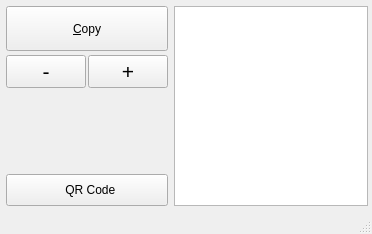
<?xml version="1.0" encoding="UTF-8"?>
<ui version="4.0">
 <class>MainWindow</class>
 <widget class="QMainWindow" name="MainWindow">
  <property name="geometry">
   <rect>
    <x>0</x>
    <y>0</y>
    <width>372</width>
    <height>234</height>
   </rect>
  </property>
  <property name="windowTitle">
   <string>Phoney Dictate</string>
  </property>
  <widget class="QWidget" name="centralwidget">
   <layout class="QVBoxLayout" name="verticalLayout_2">
    <property name="leftMargin">
     <number>6</number>
    </property>
    <property name="topMargin">
     <number>6</number>
    </property>
    <property name="rightMargin">
     <number>4</number>
    </property>
    <property name="bottomMargin">
     <number>6</number>
    </property>
    <item>
     <layout class="QHBoxLayout" name="horizontalLayout" stretch="1,5">
      <item>
       <layout class="QVBoxLayout" name="verticalLayout">
        <property name="spacing">
         <number>4</number>
        </property>
        <item>
         <widget class="QPushButton" name="b_copy">
          <property name="minimumSize">
           <size>
            <width>0</width>
            <height>45</height>
           </size>
          </property>
          <property name="toolTip">
           <string>Copy all text to the clipboard</string>
          </property>
          <property name="text">
           <string>&amp;Copy</string>
          </property>
          <property name="icon">
           <iconset theme="gtk-copy">
            <normaloff>.</normaloff>.</iconset>
          </property>
          <property name="iconSize">
           <size>
            <width>24</width>
            <height>24</height>
           </size>
          </property>
          <property name="flat">
           <bool>false</bool>
          </property>
         </widget>
        </item>
        <item>
         <layout class="QHBoxLayout" name="horizontalLayout_2">
          <property name="spacing">
           <number>2</number>
          </property>
          <item>
           <widget class="QPushButton" name="b_smaller">
            <property name="font">
             <font>
              <pointsize>16</pointsize>
             </font>
            </property>
            <property name="toolTip">
             <string>Make font size smaller</string>
            </property>
            <property name="text">
             <string>-</string>
            </property>
            <property name="icon">
             <iconset theme="font-x-generic"/>
            </property>
            <property name="iconSize">
             <size>
              <width>12</width>
              <height>12</height>
             </size>
            </property>
            <property name="flat">
             <bool>false</bool>
            </property>
           </widget>
          </item>
          <item>
           <widget class="QPushButton" name="b_larger">
            <property name="font">
             <font>
              <pointsize>16</pointsize>
              <weight>50</weight>
              <bold>false</bold>
             </font>
            </property>
            <property name="toolTip">
             <string>Make font size larger</string>
            </property>
            <property name="text">
             <string>+</string>
            </property>
            <property name="icon">
             <iconset theme="font-x-generic"/>
            </property>
            <property name="flat">
             <bool>false</bool>
            </property>
           </widget>
          </item>
         </layout>
        </item>
        <item>
         <spacer name="vspc">
          <property name="orientation">
           <enum>Qt::Vertical</enum>
          </property>
          <property name="sizeHint" stdset="0">
           <size>
            <width>20</width>
            <height>40</height>
           </size>
          </property>
         </spacer>
        </item>
        <item>
         <widget class="QLabel" name="lbl_link">
          <property name="text">
           <string/>
          </property>
          <property name="alignment">
           <set>Qt::AlignCenter</set>
          </property>
         </widget>
        </item>
        <item>
         <widget class="QPushButton" name="b_icon">
          <property name="minimumSize">
           <size>
            <width>0</width>
            <height>32</height>
           </size>
          </property>
          <property name="text">
           <string>  QR Code</string>
          </property>
         </widget>
        </item>
       </layout>
      </item>
      <item>
       <widget class="QPlainTextEdit" name="text_box">
        <property name="font">
         <font>
          <pointsize>12</pointsize>
         </font>
        </property>
        <property name="readOnly">
         <bool>true</bool>
        </property>
        <property name="textInteractionFlags">
         <set>Qt::TextSelectableByKeyboard|Qt::TextSelectableByMouse</set>
        </property>
       </widget>
      </item>
     </layout>
    </item>
   </layout>
  </widget>
  <widget class="QStatusBar" name="statusbar"/>
 </widget>
 <resources/>
 <connections>
  <connection>
   <sender>b_smaller</sender>
   <signal>clicked()</signal>
   <receiver>text_box</receiver>
   <slot>zoomOut()</slot>
   <hints>
    <hint type="sourcelabel">
     <x>61</x>
     <y>73</y>
    </hint>
    <hint type="destinationlabel">
     <x>288</x>
     <y>37</y>
    </hint>
   </hints>
  </connection>
  <connection>
   <sender>b_larger</sender>
   <signal>clicked()</signal>
   <receiver>text_box</receiver>
   <slot>zoomIn()</slot>
   <hints>
    <hint type="sourcelabel">
     <x>139</x>
     <y>73</y>
    </hint>
    <hint type="destinationlabel">
     <x>212</x>
     <y>127</y>
    </hint>
   </hints>
  </connection>
 </connections>
</ui>
